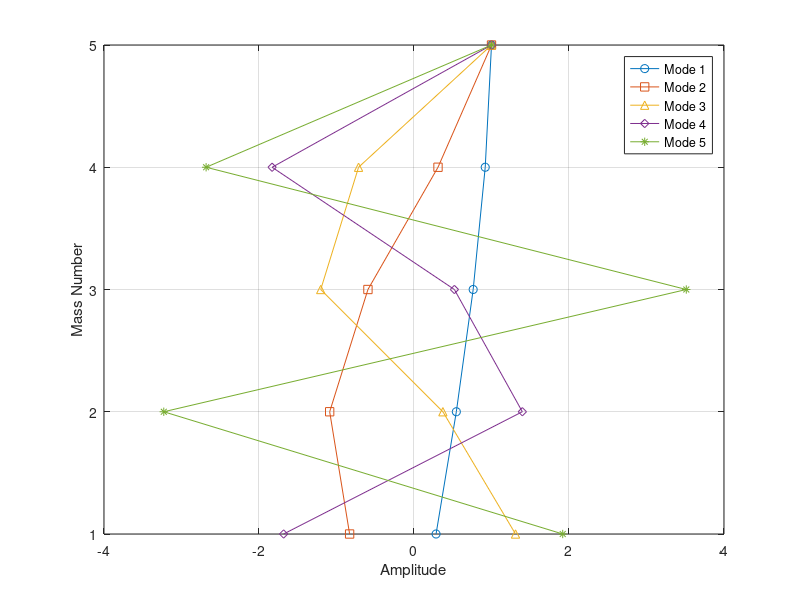
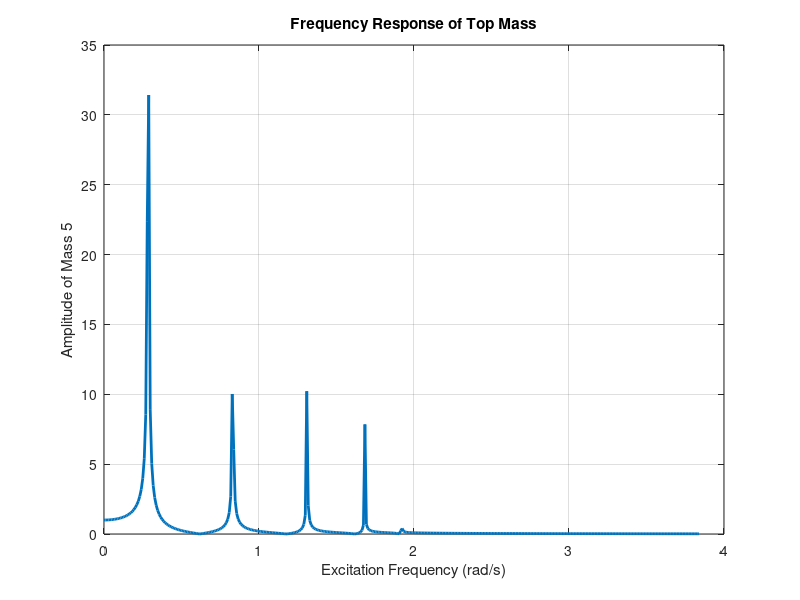

MATLAB code for these plots, in order:
% ----- Ask user for masses -----
m1 = input('Enter m1 = ');
m2 = input('Enter m2 = ');
m3 = input('Enter m3 = ');
m4 = input('Enter m4 = ');
m5 = input('Enter m5 = ');

% ----- Ask user for spring constants -----
k1 = input('Enter k1 = ');
k2 = input('Enter k2 = ');
k3 = input('Enter k3 = ');
k4 = input('Enter k4 = ');
k5 = input('Enter k5 = ');

% ----- Mass matrix -----
M = [ m1 0 0 0 0;
      0 m2 0 0 0;
      0 0 m3 0 0;
      0 0 0 m4 0;
      0 0 0 0 m5 ];

% ----- Stiffness matrix -----
K = [ k1+k2 -k2 0 0 0;
      -k2 k2+k3 -k3 0 0;
       0 -k3 k3+k4 -k4 0;
       0 0 -k4 k4+k5 -k5;
       0 0 0 -k5 k5 ];

% ----- Eigenvalue problem -----
[Phi, D] = eig(K,M);

omega = sqrt(diag(D));

% ----- Sort frequencies -----
[omega, index] = sort(omega);
Phi = Phi(:,index);

% ----- Normalize (5th mass = 1) -----
for i = 1:5
    Phi(:,i) = Phi(:,i)/Phi(5,i);
end

disp('Natural Frequencies (rad/s):');
disp(omega);

disp('Normalized Mode Shapes (5th mass = 1):');
disp(Phi);

% ----- Plot mode shapes -----
storey = 1:5;

figure;
plot(Phi(:,1),storey,'-o', ...
     Phi(:,2),storey,'-s', ...
     Phi(:,3),storey,'-^', ...
     Phi(:,4),storey,'-d', ...
     Phi(:,5),storey,'-*');

xlabel('Amplitude');
ylabel('Mass Number');
legend('Mode 1','Mode 2','Mode 3','Mode 4','Mode 5');
grid on;
% ----- Frequency response -----
w = linspace(0,2*max(omega),400);

F = [0;0;0;0;1];   % force applied on top mass

for i=1:length(w)
    X(:,i) = (K - w(i)^2*M)\F;
end

figure;
plot(w,abs(X(5,:)),'LineWidth',2);
xlabel('Excitation Frequency (rad/s)');
ylabel('Amplitude of Mass 5');
title('Frequency Response of Top Mass');
grid on;
